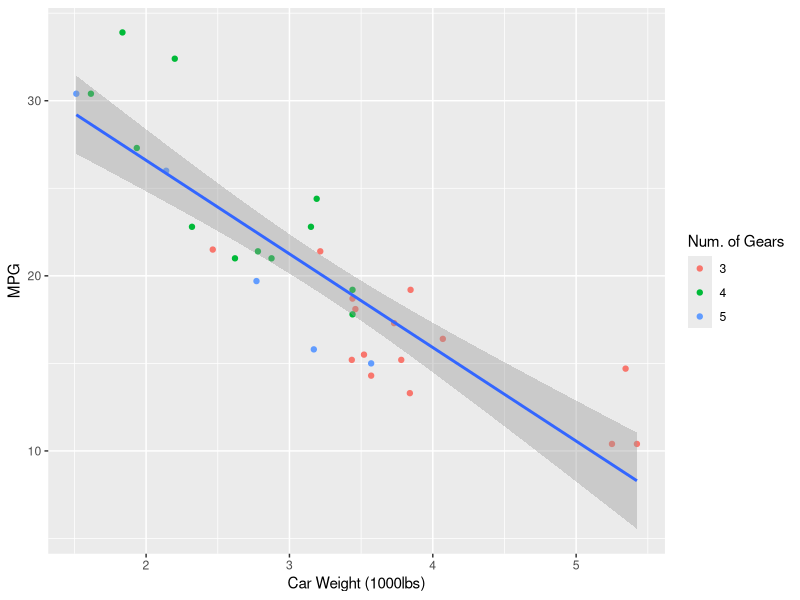

R code for this plot:
## ---- chunk 1
library(ggplot2)
data(mtcars)
## ---- chunk 2
plot <- ggplot(mtcars, aes(wt, mpg)) + 
            geom_point(aes(colour = as.factor(gear))) + 
            stat_smooth(method = "lm") +
            labs(x = "Car Weight (1000lbs)", y = "MPG",
                 colour = "Num. of Gears")
## ---- chunk 3
plot
